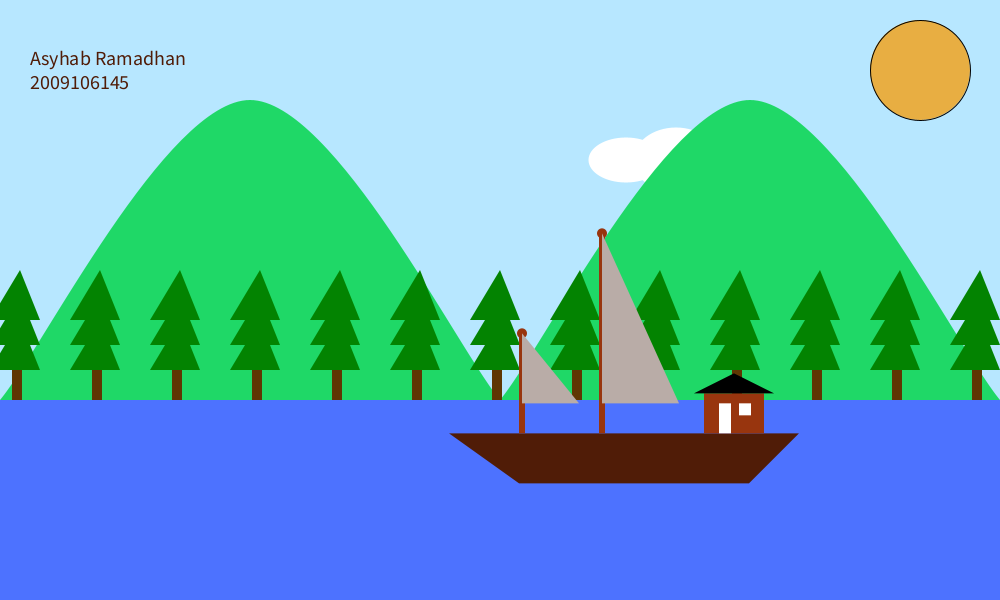
Frame 1 (no input)
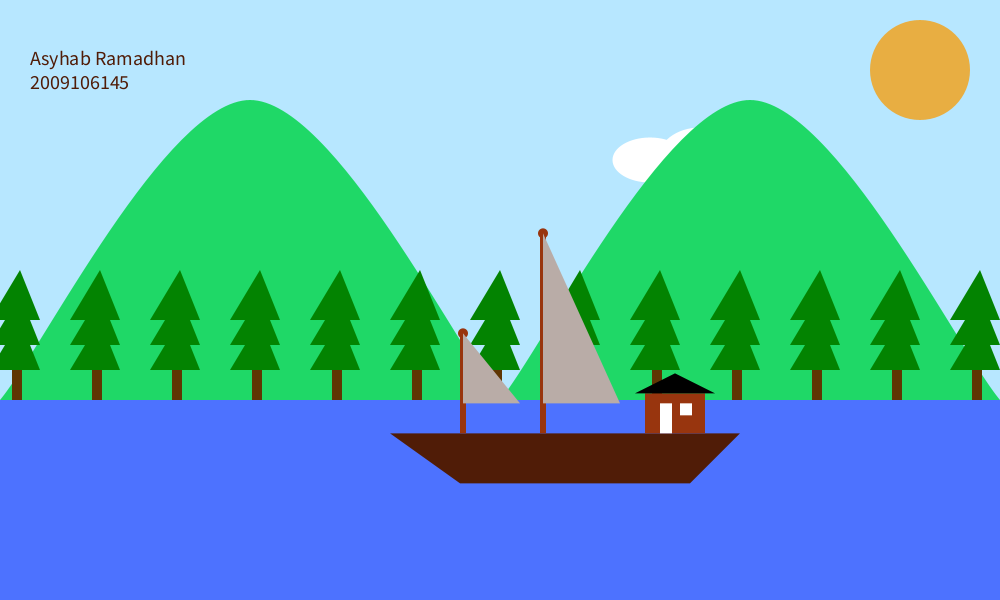
Frame 60 (the mouse pressed at the canvas centre just before this capture)
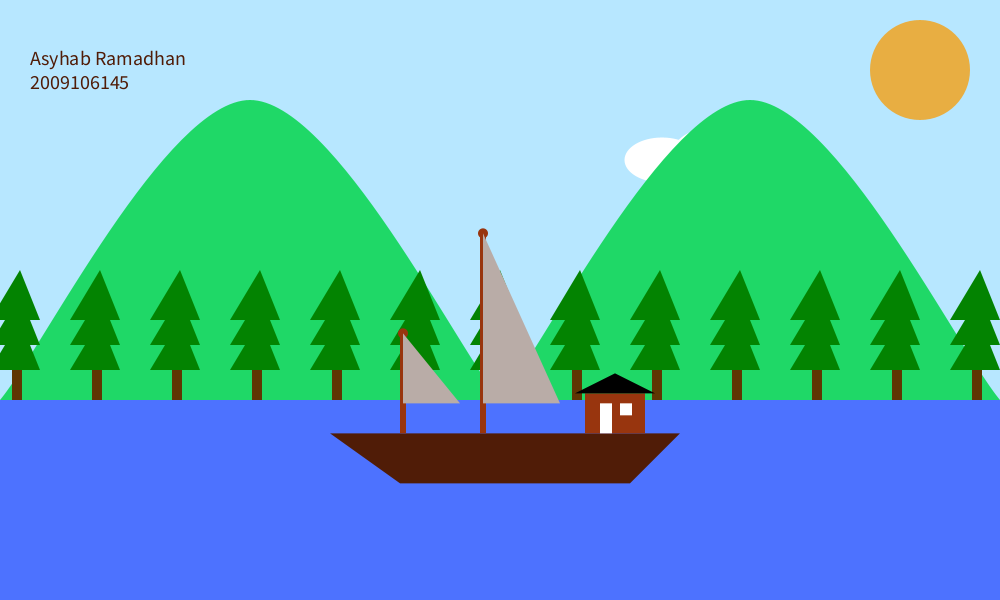
Frame 120 (the mouse held since frame 60 and released just before this capture)

The Processing sketch that drew these frames (run headless with seeded random() and noise(); from frame 60 on, the mouse is pressed at the canvas centre):

// Processing sketch: postest3_sketch
// ── postest3_sketch.pde
// mendefinisikan varibale
float x;
float size  =  65;

void setup() {
  size(1000, 600); //Untuk Mengatur Ukuran Canvasnya;
}

void draw() { //menjalnkan perintah secara berulang

  int waktu; //Mendefiniskan variabel waktu;
  waktu = second()*12; //Deklarasi variabel;

  background(#B7E7FF); //latar canvas warma biru muda;

  textSize(20); //Untuk Mengatur Ukuran Text;
  fill(#501C07); //Warna Hitam; 
  text("Asyhab Ramadhan", 30, 65); //Isi text dan posisi textnya;
  text("2009106145", 30, 89); //Isi text dan posisi textnya;

  fill(#E8AE42); //Untuk Mewarnai dalam objek;
  ellipse(920, 70, 100, 100); //Matahari;
  
  //awan
  noStroke();
  fill(255);
  ellipse(100+10+waktu, 160,75,45);
  ellipse(150+10+waktu, 160,85,65);
  ellipse(200+10+waktu, 160,70,45);

  //buat gunung
  beginShape(); //Untuk mengawali pembuatan objek;
  //gunung kanan
  fill(#1FD867); //Untuk mewarnai dalam garis;
  curveVertex(0, 400); //curveVertex(x, y);
  curveVertex(0, 400);
  curveVertex(250, 100);
  curveVertex(500, 400);
  curveVertex(500, 400);
  endShape(); //Untuk mengakhiri/penutup objek;

  beginShape(); //Untuk mengawali pembuatan objek;
  //gunung kiri
  fill(#1FD867);
  curveVertex(500, 400); //curveVertex(x, y);
  curveVertex(500, 400);
  curveVertex(750, 100);
  curveVertex(1000, 400);
  curveVertex(1000, 400);
  endShape(); //Untuk mengakhiri/penutup objek;

  //pohon
  for (int i = 0; i< 961; i+=80) { //jika kurang dari 961 , maka i+=80;
    noStroke(); //Untuk menonaktifkan warna pada garis;
    fill(#5F3603); // Warna Coklat;
    rect(12+i, 320, 10, 80); //Batang Pohon
    fill(#038301); // Warna Hijau;
    triangle(20+i, 270, 40+i, 320, -10+i, 320); //Daun atas;
    triangle(20+i, 295, 40+i, 345, -10+i, 345); //Daun Tengah;
    triangle(20+i, 320, 40+i, 370, -10+i, 370); //Daun Bawah
  }

  //laut;
  noStroke();
  fill(#4D72FF);
  rect(0, 400, 1000, 1000);

  x = x + 1; //berguna untuk menentukan kecepatan objek
  translate(100-x, height/2-2*size/0.6); //untuk menggerakan objek secara horizontal dari kanan ke kiri

  //Deck Kapal;
  fill(#501C07); //Untuk Mewarnai dalam objek;
  noStroke(); //Untuk menonaktifkan warna pada garis;
  quad(350, 350, 700, 350, 650, 400, 420, 400);

  fill(#98350E); //Warna Coklat;
  rect(420, 250, 6, 100); //Tiang Pendek;
  ellipse(423, 250, 10, 10);
  rect(500, 150, 6, 200); //Tiang Panjang;
  ellipse(503, 150, 10, 10);

  fill(#B9ACA7); //Warna Abu-Abu;
  triangle(423, 250, 480, 320, 423, 320); //Bendera Kecil;
  triangle(503, 150, 580, 320, 503, 320); //Bendera Besar;

  //Komponen Rumah;
  fill(#98350E); //Warna Coklat
  rect(605, 310, 60, 40);  //Rumah;
  fill(#FFFFFF); // Warna Putih;
  rect(620, 320, 12, 30); //Pintu;
  fill(#FFFFFF); // Warna Putih;
  rect(640, 320, 12, 12); //Jendela;
  fill(0);  // Warna Hitam;
  triangle(595, 310, 635, 290, 675, 310); // Atap Rumah;
}
